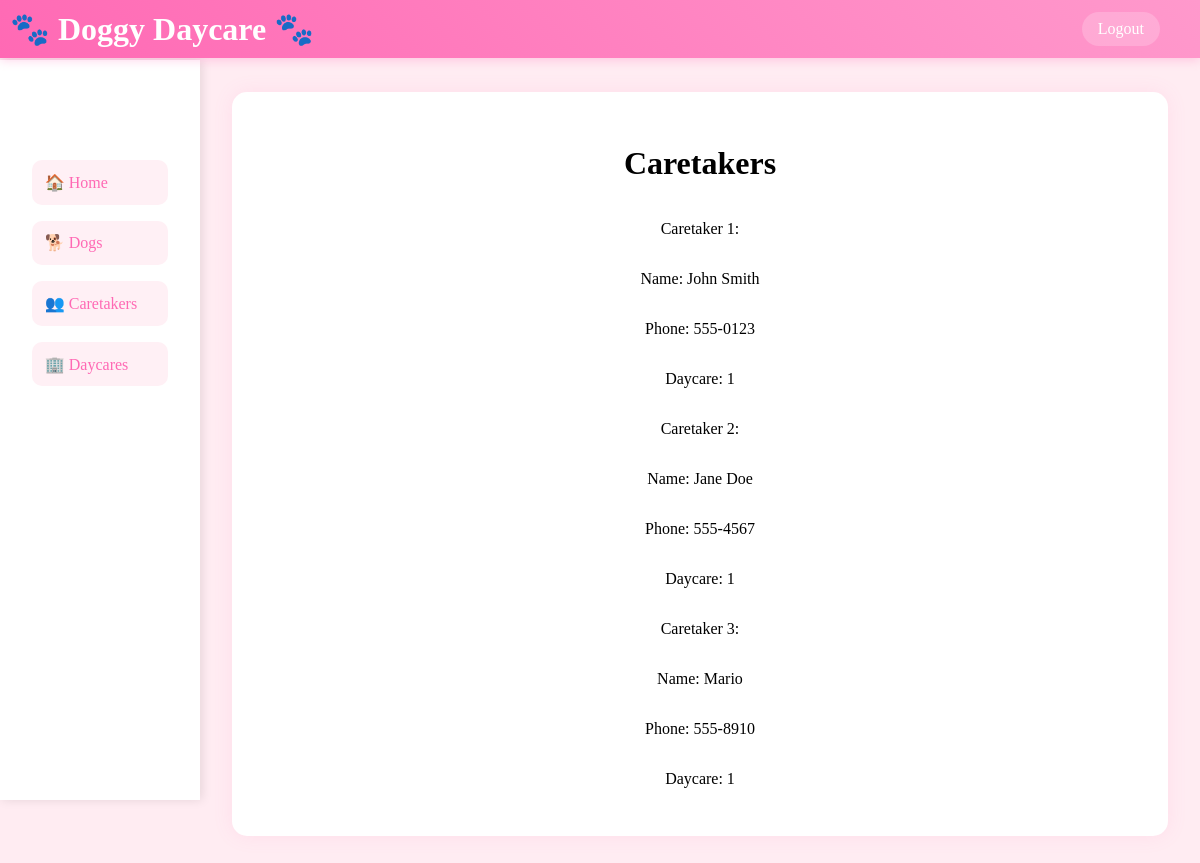
Page /caretakers/ (signed in) on the committed database.
### models/caretaker.py (models this page shows)
class Caretaker(db.Model):
    __tablename__ = "caretakers"
    id = db.Column(db.Integer, primary_key=True, autoincrement=True)
    name = db.Column(db.String(45), nullable=False)
    phone = db.Column(db.String(25), nullable=False)
    id_daycare = db.Column(db.ForeignKey("daycares.id"), nullable=False)
    dogs = db.relationship('Dog', backref='caretaker', lazy=True)

### views/caretaker_view.py (the view)
@caretaker_blueprint.route('/', methods=['GET'])
@login_required
def get_caretakers():
    if not current_user.is_admin:
        return redirect(url_for('app.welcome'))
    caretakers = Caretaker.query.all()
    return render_template('caretakers.html', caretakers=caretakers)

### app.py (called while the page is built)
@login_manager.user_loader
def load_user(user_id):
    return User.query.get(int(user_id))

### templates/caretakers.html
{% extends "base.html" %}
{% block content %}
    <h1>Caretakers</h1>
    {% for caretaker in caretakers %}
        <p>Caretaker {{ caretaker.id }}:</p>
        <p>Name: {{ caretaker.name }} </p>
        <p>Phone: {{ caretaker.phone }}</p>
        <p>Daycare: {{ caretaker.id_daycare }}</p>
    {% endfor %}
{% endblock %}

### templates/base.html (style rules this page uses)
* { box-sizing: border-box; }
body { margin: 0; padding: 0; font-family: 'Comic Sans MS', cursive; background-color: #ffecf2; min-height: 100vh; display: flex; }

### rows in the picture
Caretaker: id "1", name "John Smith", phone "555-0123", id_daycare "1"
Caretaker: id "2", name "Jane Doe", phone "555-4567", id_daycare "1"
Caretaker: id "3", name "Mario", phone "555-8910", id_daycare "1"
